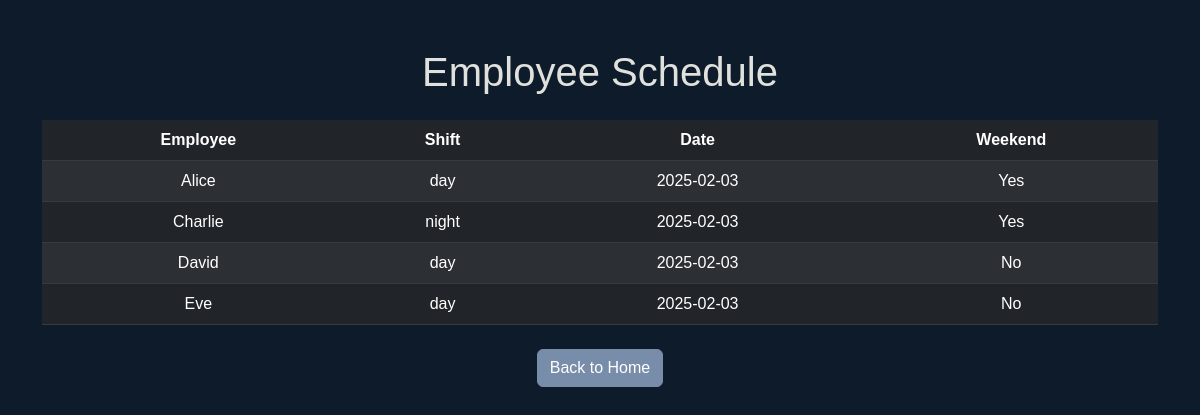
Screenshot of /view_schedule with the database file from the repository.
### tables this page shows
CREATE TABLE schedule (
                id INTEGER PRIMARY KEY AUTOINCREMENT,
                employee_id INTEGER,
                shift TEXT,
                date TEXT,
                weekend_shift TEXT DEFAULT 'No',
                FOREIGN KEY (employee_id) REFERENCES employees (id)
            );

CREATE TABLE employees (
                id INTEGER PRIMARY KEY AUTOINCREMENT,
                name TEXT NOT NULL,
                shifts TEXT
            );

### app.py (the view)
@app.route('/view_schedule')
def view_schedule():
    with sqlite3.connect(DATABASE) as conn:
        cursor = conn.cursor()
        schedule = cursor.execute('''
            SELECT employees.name, schedule.shift, schedule.date, schedule.weekend_shift
            FROM schedule
            JOIN employees ON schedule.employee_id = employees.id
        ''').fetchall()
    return render_template('schedule.html', schedule=schedule)

### templates/schedule.html (shortened to what this page needs)
<!DOCTYPE html>
<html lang="en">
<head>
    <link href="https://cdn.jsdelivr.net/npm/bootstrap@5.3.0/dist/css/bootstrap.min.css" rel="stylesheet">
    <link rel="stylesheet" href="{{ url_for('static', filename='style.css') }}">
</head>
<body>
    <div class="container mt-5">
        <h1 class="text-center">Employee Schedule</h1>
        <table class="table table-dark table-striped mt-4">
            <thead>
                <tr>
                    <th>Employee</th>
                    <th>Shift</th>
                    <th>Date</th>
                    <th>Weekend</th>
                </tr>
            </thead>
            <tbody>
                {% if schedule %}
                    {% for entry in schedule %}
                        <tr>
                            <td>{{ entry[0] }}</td>
                            <td>{{ entry[1] }}</td>
                            <td>{{ entry[2] }}</td>
                            <td>{{ entry[3] }}</td>
                        </tr>
                    {% endfor %}
                {% else %}
                    <tr>
                        <td colspan="4" class="text-center">No schedule generated yet.</td>
                    </tr>
                {% endif %}
            </tbody>
        </table>
        <div class="text-center mt-4">
            <a href="/" class="btn btn-secondary">Back to Home</a>
        </div>
    </div>
</body>
</html>

### static/style.css (style rules this page uses)
:root { --dark-blue: #0d1b2a; --navy-blue: #1b263b; --slate-blue: #415a77; --light-blue: #778da9; --off-white: #e0e1dd; }
body { background-color: var(--dark-blue); color: var(--off-white); font-family: Arial, sans-serif; }
h1, h2 { text-align: center; }
.table-dark { background-color: var(--navy-blue); color: var(--off-white); }
.btn-secondary { background-color: var(--light-blue); border-color: var(--light-blue); }
.table th, .table td { text-align: center; }

### rows the page displays
schedule: name "Alice", shift "day", date "2025-02-03", weekend_shift "Yes"
schedule: name "Charlie", shift "night", date "2025-02-03", weekend_shift "Yes"
schedule: name "David", shift "day", date "2025-02-03", weekend_shift "No"
schedule: name "Eve", shift "day", date "2025-02-03", weekend_shift "No"
